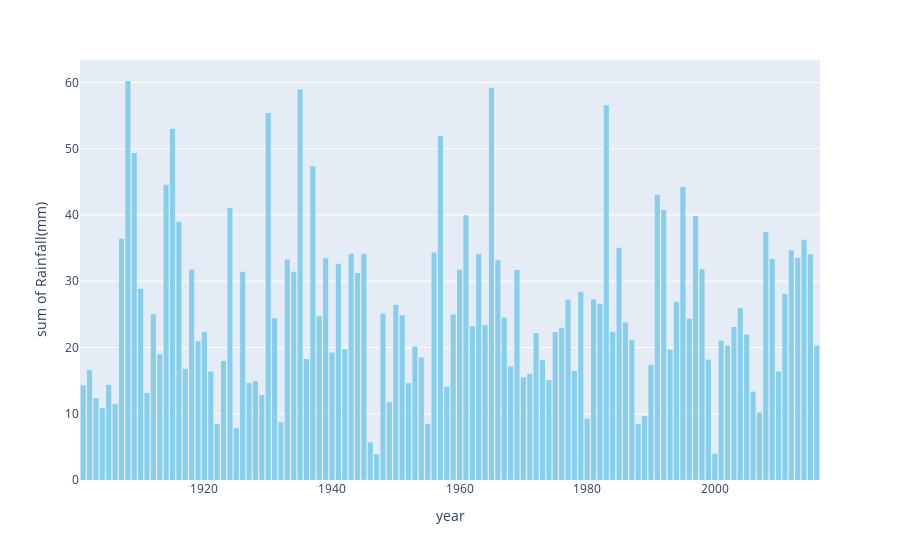

Notebook source saved alongside this figure:
### Markdown cell above
# April

### Code cell
df_a=df.loc[df['Month']=='April']
df_a['Month'].unique()
plt.figure(figsize=(15,5))
fig.update_layout(title_text="Rain_Fall with restpect to Year 1901-2016", title_x=0.5)
fig = px.histogram(df_a, x="year", y="Rainfall(mm)",nbins=116,color_discrete_sequence=["skyblue"],
                   )
fig.update_layout(bargap=0.2)
fig.show()
